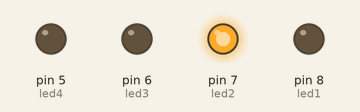
The sketch below on a simulated Arduino Uno, built with avr-gcc and run on an emulated ATmega328P. Parts: output pins drawn as LEDs (lit = HIGH).

Above: at 3.0 s.
At 5.0 s:
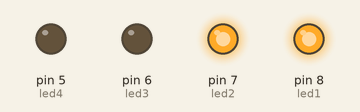
At 7.0 s:
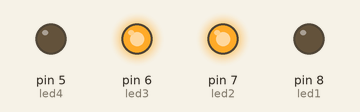
At 9.0 s:
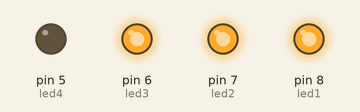
At 11.0 s:
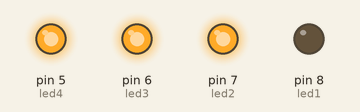
At 13.0 s:
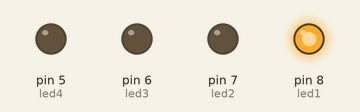
Timing chart, 0 to 17.6 s (numbered marks = the images above):
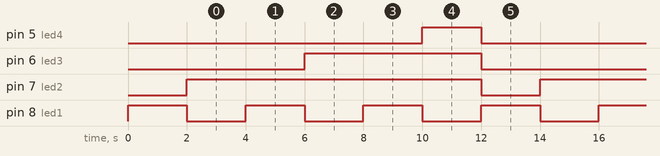

Measured:
- by itself, pin 5 (led4): alternates HIGH for 2.0 s and LOW for 10.0 s
- by itself, pin 6 (led3): alternates HIGH for 6.0 s and LOW for 6.0 s
- by itself, pin 7 (led2): alternates HIGH for 10.0 s and LOW for 2.0 s
- by itself, pin 8 (led1): alternates HIGH for 2.0 s and LOW for 2.0 s

The sketch:

ENCESA_LED_1N_A_1N.ino
```cpp
/**********************************************************************************
**                                                                               **
**                                 DAU LED 1                                     **
**                                                                               **
** JOAN TORRESCASANA PLADEVALL                                 20/03/2017        **
**********************************************************************************/

//******************************* INCLUDES ****************************************

//******************************* VARIABLES ***************************************
const int led4 = 5; // define each light in each pin
const int led3 = 6;
const int led2 = 7;
const int led1 = 8;

int pausa = 2000;
//******************************** SETUP ******************************************
void setup()
{
  pinMode(led4, OUTPUT);     // definir el pin 5 com una sortida
  pinMode(led3, OUTPUT);     // definir el pin 6 com una sortida
  pinMode(led2, OUTPUT);     // definir el pin 7 com una sortida
  pinMode(led1, OUTPUT);     // definir el pin 8 com una sortida

  digitalWrite(led1, HIGH);   // posar a 5V el pin 8
  digitalWrite(led4, LOW);
  digitalWrite(led3, LOW);
  digitalWrite(led2, LOW);
  delay(pausa);
}
//********************************* LOOP ******************************************
void loop()
{
  // número 2
  digitalWrite(led2, HIGH);
  digitalWrite(led3, LOW);
  digitalWrite(led4, LOW);
  digitalWrite(led1, LOW);

  delay(pausa);

  // número 3
  digitalWrite(led2, HIGH);
  digitalWrite(led1, HIGH);
  digitalWrite(led3, LOW);
  digitalWrite(led4, LOW);


  delay(pausa);

  // número 4
  digitalWrite(led3, HIGH);
  digitalWrite(led2, HIGH);
  digitalWrite(led4, LOW);
  digitalWrite(led1, LOW);

  delay(pausa);

  // número 5
  digitalWrite(led3, HIGH);
  digitalWrite(led2, HIGH);
  digitalWrite(led1, HIGH);
  digitalWrite(led4, LOW);


  delay(pausa);

  // número 6
  digitalWrite(led4, HIGH);
  digitalWrite(led3, HIGH);
  digitalWrite(led2, HIGH);
  digitalWrite(led1, LOW);

  delay(pausa);

  // número 1
  digitalWrite(led1, HIGH);
  digitalWrite(led3, LOW);
  digitalWrite(led2, LOW);
  digitalWrite(led4, LOW);

  delay(pausa);


}
//******************************* FUNCIONS ****************************************
```
